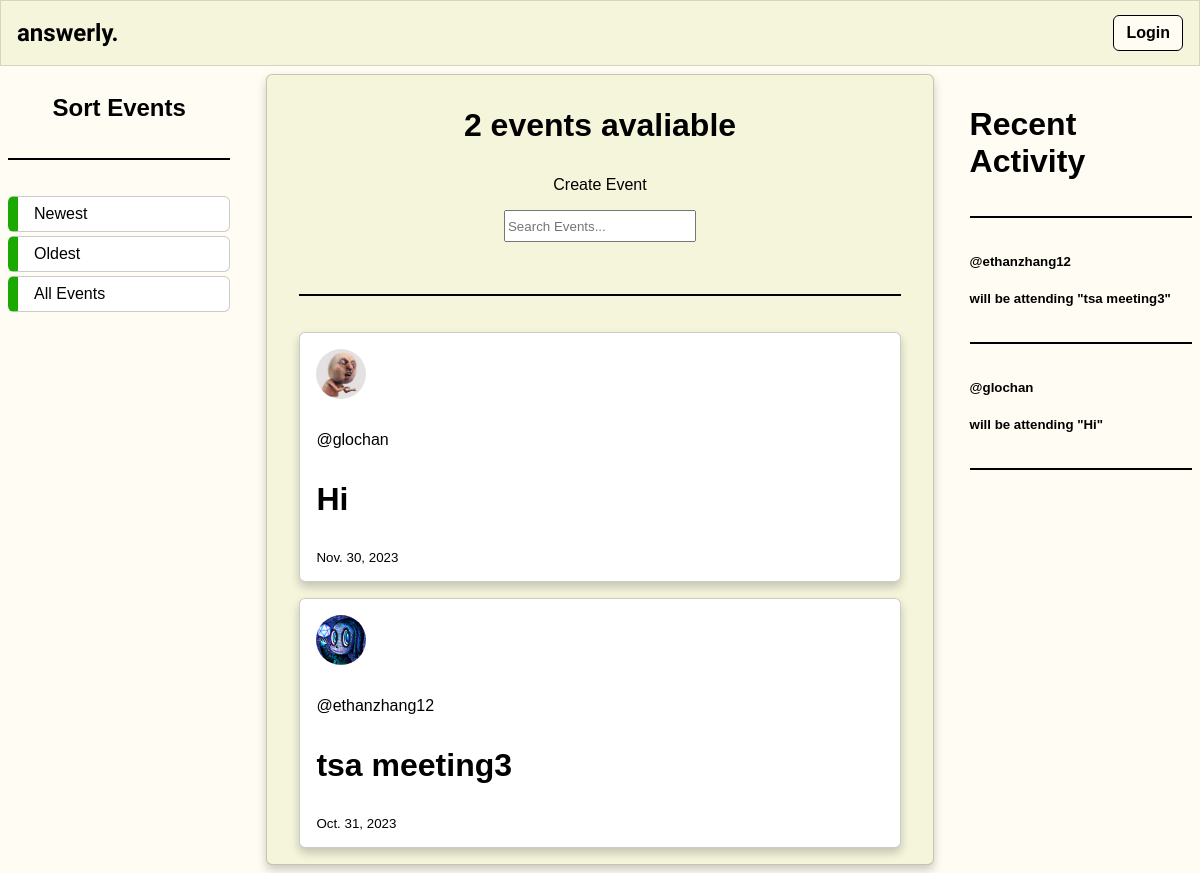
Page /event-list/ on the earlier database version.
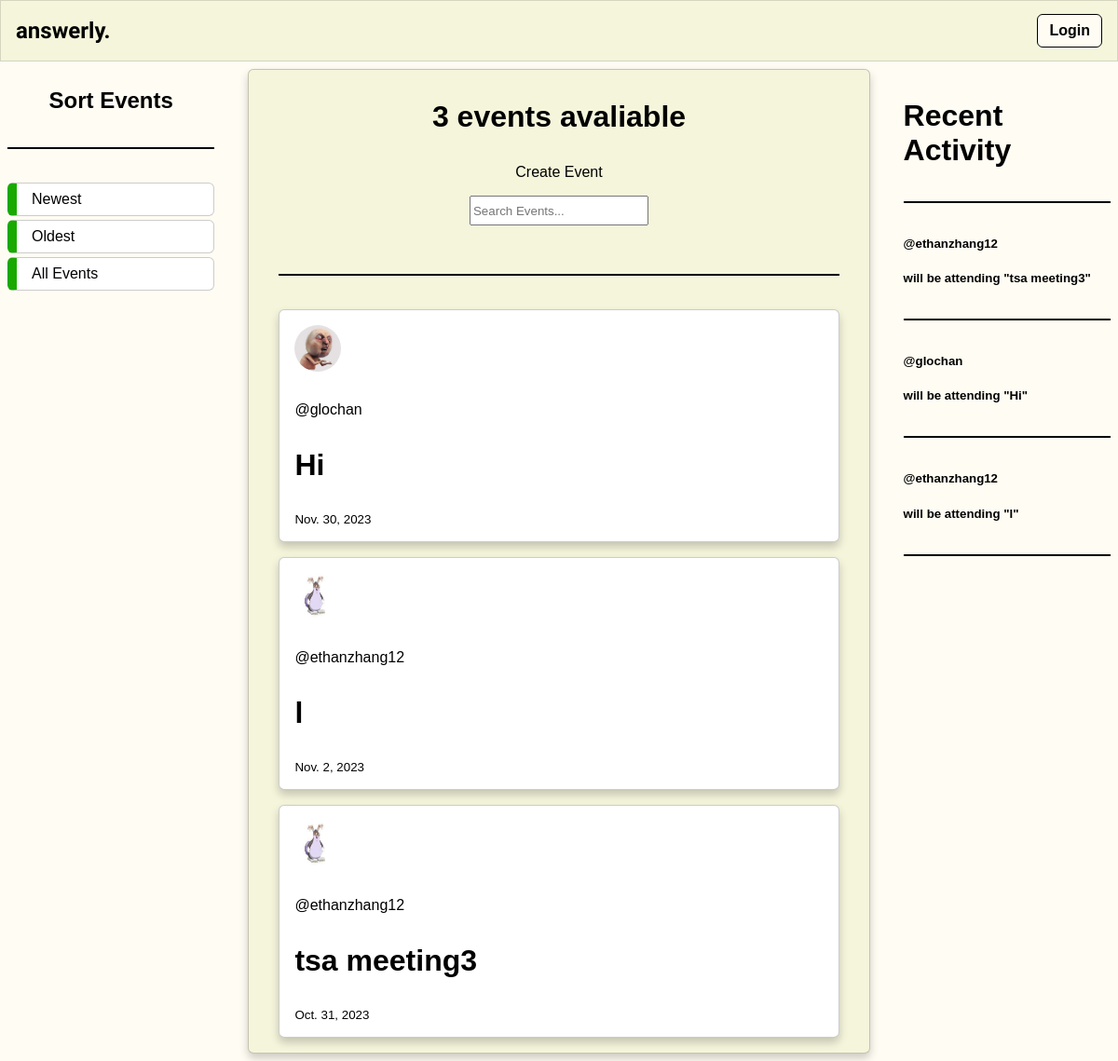
Same page on the later database version.
### questions/models.py (models this page shows, shortened)
class Event(models.Model):
    title = models.CharField(max_length=200)
    host = models.ForeignKey(User, on_delete=models.SET_NULL, null=True)
    description = models.TextField(null=True, blank=True)
    date = models.DateField(default=datetime.date.today)
    location = models.CharField(max_length=200)
    def __str__(self):
        return self.title

class Profile(models.Model):
    user = models.OneToOneField(User, on_delete=models.CASCADE)
    image = models.ImageField(default='default.jpg', upload_to='profile_pics')

class EventResponse(models.Model):
    user = models.ForeignKey(User, on_delete=models.SET_NULL, null=True)
    event = models.ForeignKey(Event, on_delete=models.CASCADE, null=True)
    attending = models.BooleanField(null=True, blank=True)
    notattending = models.BooleanField(null=True, blank=True)

### questions/views.py (the view)
# urls.py: path('event-list/', listEvents, name='list-events'),
def listEvents(request):
    q = request.GET.get('q') if request.GET.get('q') != None else ''
    e = request.GET.get('e') if request.GET.get('e') != None else ''
    count = Event.objects.count()
    responses = EventResponse.objects.filter(attending = True)
    if q == 'newest':
        events = Event.objects.filter(
            Q(title__icontains = e) |
            Q(description__icontains = e)
        ).order_by('-date')
        context = {
            'events': events,
            'event_count': count,
            'eresponses': responses
        }
        return render(request, 'questions/events_list.html', context)
    else:
        events = Event.objects.filter(
            Q(title__icontains = e) |
            Q(description__icontains = e)
        ).order_by('-date')
        context = {
            'events': events,
            'event_count': count,
            'eresponses': responses
        }
        return render(request, 'questions/events_list.html', context)

### questions/templates/questions/events_list.html (shortened to what this page needs)
{% extends 'main.html' %}
{% block content %}
<div class="home-container">
    <div class="browse">
        <h2>Sort Events</h2>
        <hr>
        <a href="{% url 'questions:list-events' %}?q=newest">Newest</a>
        <a href="{% url 'questions:list-events' %}?q=oldest">Oldest</a>
        <a href="{% url 'questions:list-events' %}">All Events</a>
    </div>
    <div>
        <center><h3>{{event_count}} events avaliable</h3></center>
        <center><a href="{% url 'questions:create-event' %}">Create Event</a></center>
        <form method="GET" action="">
            <center><input type="text" name="e" placeholder="Search Events..."></center>
        </form>
        <hr>
            {% include 'questions/event_feed.html' %}
    </div>
    <div>
        <h3>Recent Activity</h3>
        <hr>
        {% include 'questions/events_component.html' %}
    </div>
</div>
{% endblock content %}

### questions/templates/questions/event_feed.html (shortened to what this page needs)
{% for event in events %}
    <article class = "media content-section">
            <div>
                <img class="account-img" style="border-radius: 50%; width: 50px; height: 50px;" src = "{{ event.host.profile.image.url }}">
                <p><a href="{% url 'questions:profile' event.host.id %}">@{{event.host.username}}</a></p>
                <h3><a href="{% url 'questions:event' event.id %}">{{ event.title }}</a></h3>
                <small>{{ event.date }}</small>
            </div>
    </article>
{% endfor %}

### questions/templates/questions/events_component.html
{% for message in eresponses %}
    <div >
        <h5><a href="{% url 'questions:profile' message.user.id %}">@{{ message.user }}</a></h5>
        <h5>will be attending <a href="{% url 'questions:event' message.event.id %}">"{{ message.event }}"</a></h5>
        <hr>
    </div>
{% endfor %}

Differences in the rows shown:
added Event: host.profile.image (picture), host.username "ethanzhang12", title "l", date "Nov. 2, 2023"
changed through a linked row, Event "tsa meeting3": host.profile.image: a different picture
added EventResponse: user "ethanzhang12", event "l"
Other differences:
{{ event_count }}: "2" → "3"
